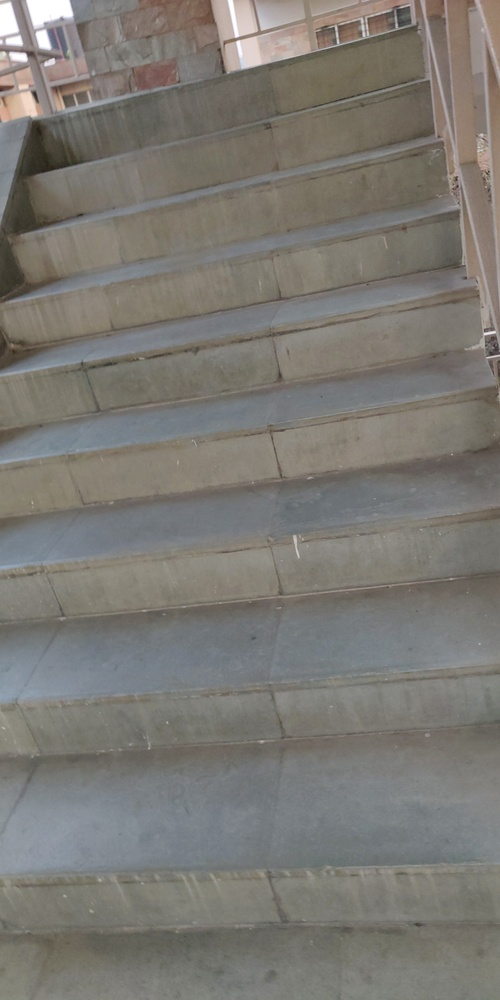
#> input picture var/data augmentation/IMG_20190513_173038_0_rotate.jpg, 500 x 1000 px, shrunk from 2304 x 4608 before the run
$ python data_augmentation.py
#> lines starting #> are read from the running program, lines starting #| are printed output that depends on the picture
import random
from scipy import ndarray
import skimage as sk
from skimage import transform
from skimage import util
import matplotlib.pyplot as plt
import numpy as np
import cv2
from PIL import Image
import matplotlib
from matplotlib import pyplot as plt


# [5 lines left out: function rotation, not called in this run]

def horizontal_flip(image_array: ndarray):
    # horizontal flip doesn't need skimage, it's easy as flipping the image array of pixels !
    return image_array[:, ::-1]

# [43 lines left out: functions gaussian_noisy, salt_pepper, poisson, speckle, not called in this run]


def plotnoise(img, modei, r, c, i):
    plt.subplot(r,c,i)
    if (modei is not None):
        gimg = util.random_noise(img, mode=modei)
        filename="image"+str(modei)+".jpg"
        print(filename)
        cv2.imwrite(filename,gimg*255)
        plt.imshow(gimg)
    else:
        plt.imshow(img)
    plt.title(modei)
    plt.axis("off")


image=cv2.imread("IMG_20190513_173038_0_rotate.jpg");
#> image is the input picture: shape (1000, 500, 3); mean B, G, R 115.2, 120.8, 123.5


img=image

plt.figure(figsize=(18,24))
r=4
c=2
plotnoise(img, "gaussian", r,c,1)
#> in plotnoise, `gimg = util.random_noise(img, mode=modei)`:
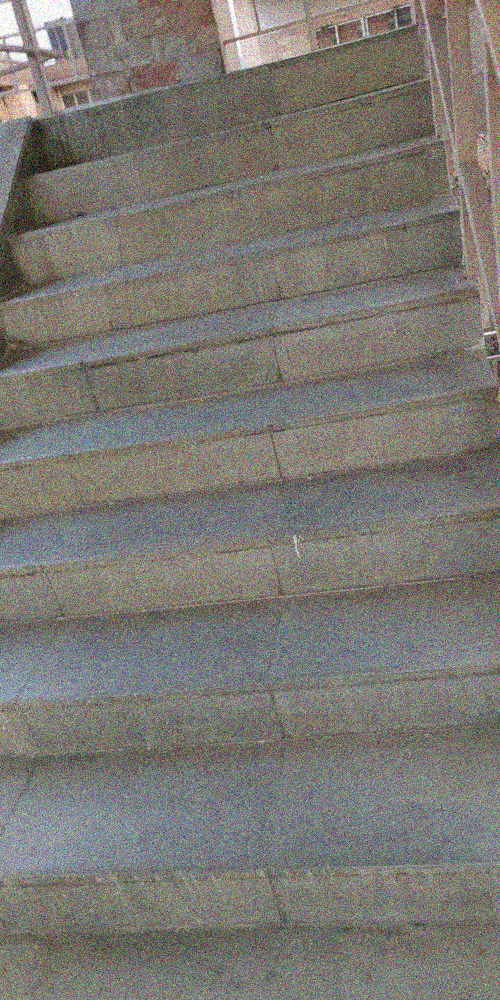
#> gimg: shape (1000, 500, 3) float64; mean B, G, R 0.452, 0.474, 0.484
plotnoise(img, "localvar", r,c,2)
#> call 2 of plotnoise, with modei = 'localvar', r = 4, c = 2, i = 2
#> in plotnoise (call 2), `gimg = util.random_noise(img, mode=modei)`:
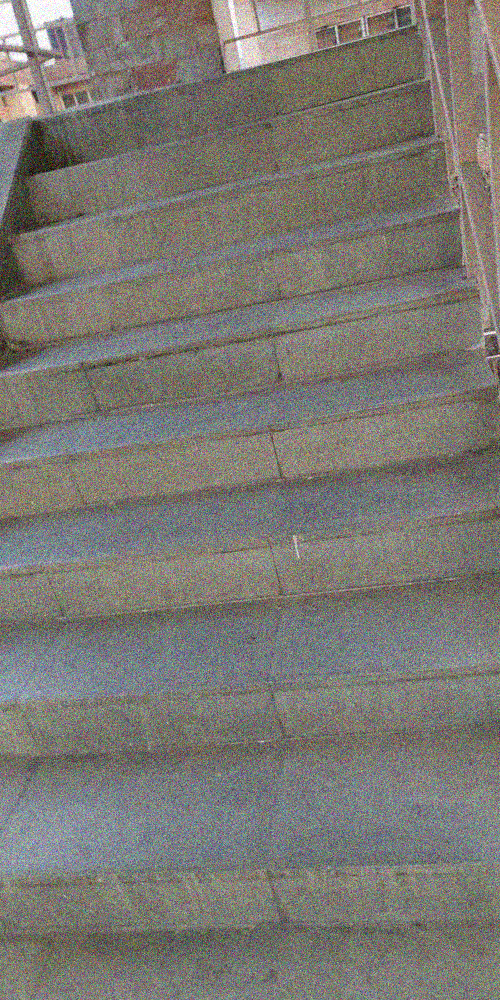
#> gimg: shape (1000, 500, 3) float64; mean B, G, R 0.451, 0.474, 0.484
plotnoise(img, "poisson", r,c,3)
plotnoise(img, "salt", r,c,4)
#> call 4 of plotnoise, with modei = 'salt', r = 4, c = 2, i = 4
#> in plotnoise (call 4), `gimg = util.random_noise(img, mode=modei)`:
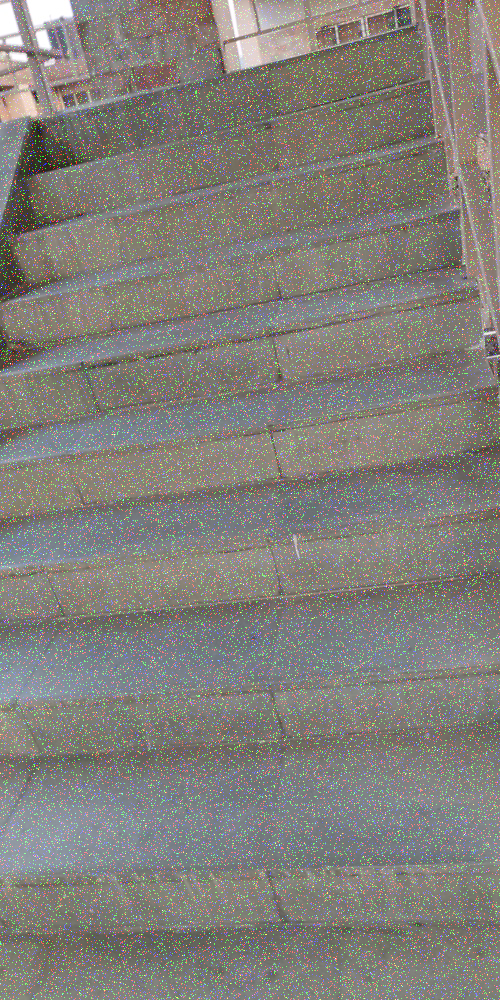
#> gimg: shape (1000, 500, 3) float64; mean B, G, R 0.479, 0.5, 0.51
plotnoise(img, "pepper", r,c,5)
#> in plotnoise (call 5), `gimg = util.random_noise(img, mode=modei)`:
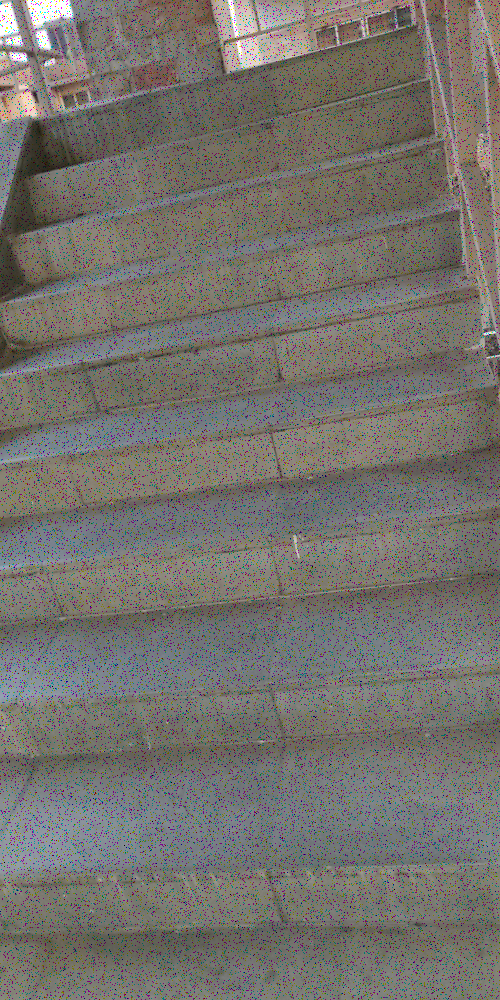
#> gimg: shape (1000, 500, 3) float64; mean B, G, R 0.429, 0.45, 0.46
plotnoise(img, "s&p", r,c,6)
#> in plotnoise (call 6), `gimg = util.random_noise(img, mode=modei)`:
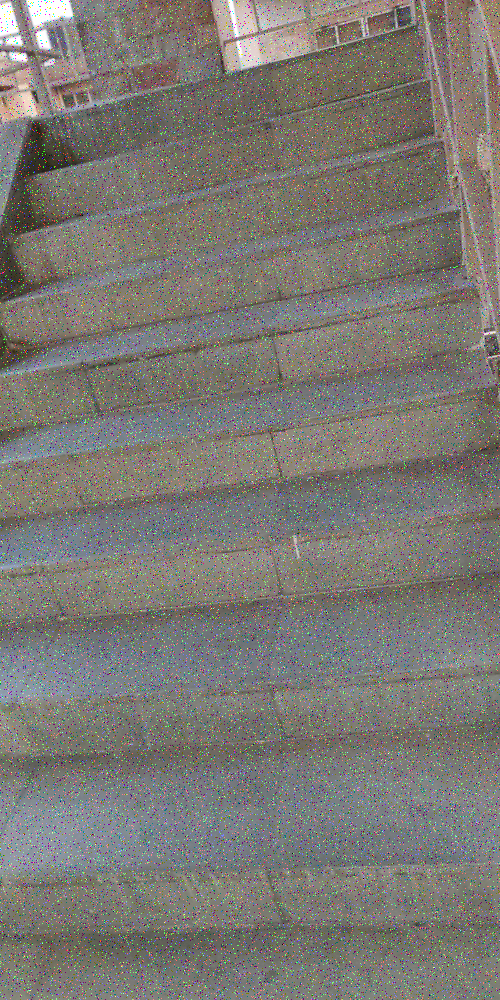
#> gimg: shape (1000, 500, 3) float64; mean B, G, R 0.454, 0.475, 0.485
plotnoise(img, "speckle", r,c,7)
plotnoise(img, None, r,c,8)
plt.show()
#> figure, not shown here; B, G, R data is drawn as R, G, B


# [21 lines of commented-out code are left out]
